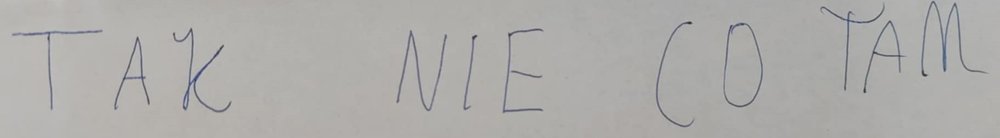
#> input picture PhotoTest/123.png, 1000 x 138 px, shrunk from 1823 x 252 before the run
$ python character_segmentation.py.py
#> lines starting #> are read from the running program, lines starting #| are printed output that depends on the picture; after the words box and inside, x2 and y2 are one past the last pixel; in counts of white or black regions, pixels touching at a corner belong together
import cv2
import numpy as np
from tkinter import Tk
from tkinter.filedialog import askopenfilename

# Wybór pliku przez okno dialogowe
Tk().withdraw()  # ukryj główne okno tkinter
file_path = askopenfilename(title="Wybierz obraz", filetypes=[("Obrazy", "*.jpg *.png *.jpeg *.bmp")])
#> the answer given: ../PhotoTest/123.png

if not file_path:
    print("Nie wybrano pliku!")
    exit()

# Wczytaj obraz w odcieniach szarości
image = cv2.imread(file_path, cv2.IMREAD_GRAYSCALE)
#> image: shape (138, 1000); min 52, max 191, mean 172.5

# Wstępne przetwarzanie
_, binary_image = cv2.threshold(image, 127, 255, cv2.THRESH_BINARY_INV)  # binarizacja
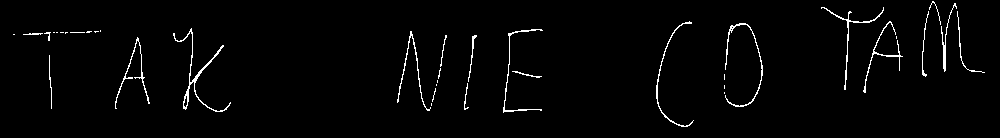
#> binary_image: shape (138, 1000); 2% white in thin lines or dots, all inside (x1, y1, x2, y2) = (13, 1, 985, 127)
kernel = cv2.getStructuringElement(cv2.MORPH_RECT, (3, 3))
dilated_image = cv2.dilate(binary_image, kernel, iterations=1)  # dylatacja
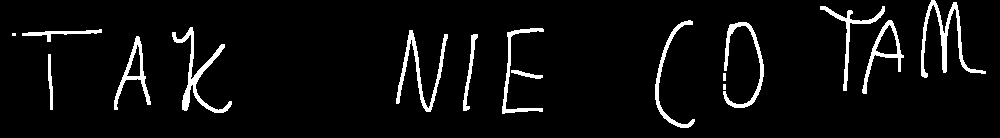
#> dilated_image: shape (138, 1000); 5.3% white; 16 white regions (2 under 20 px)

# Znajdź kontury
contours, _ = cv2.findContours(dilated_image, cv2.RETR_EXTERNAL, cv2.CHAIN_APPROX_SIMPLE)
#> contours = 16 contours, 3 with area under 20; largest, box (x1, y1, x2, y2) and area: (862, 20, 904, 94) 858, (172, 27, 232, 113) 752, (921, 0, 986, 78) 742, (114, 36, 151, 110) 698, (396, 30, 448, 112) 608

# Iteracja po konturach
for contour in contours:
    x, y, w, h = cv2.boundingRect(contour)
    if w > 5 and h > 5:  # filtracja małych konturów (szum)
        char_image = binary_image[y:y+h, x:x+w]  # wycięcie znaku
        cv2.imshow('Character', char_image)  # wyświetlenie znaku
        cv2.waitKey(0)
#> this loop made 16 passes
#> (x, y, w, h) on passes 3, 4, 5, 6, 8, 9, 10, 11, 12, 13, 14, 15: (511, 70, 32, 9), (48, 54, 5, 56), (114, 36, 37, 74), (463, 34, 15, 77), (396, 30, 52, 82), (22, 29, 80, 13), (502, 28, 42, 86), (172, 27, 60, 86), (723, 22, 41, 86), (862, 20, 42, 74), (655, 20, 40, 108), (820, 6, 65, 85)
#> (contour, x, y, w, h) on passes 1, 2, 7: ([[723, 84], [723, 89], [725, 89], [725, 84]], 723, 84, 3, 6), ([[723, 73], [723, 80], [725, 80], [725, 73]], 723, 73, 3, 8), ([[12, 33], [12, 35], [15, 35], [15, 33]], 12, 33, 4, 3)

cv2.destroyAllWindows()
